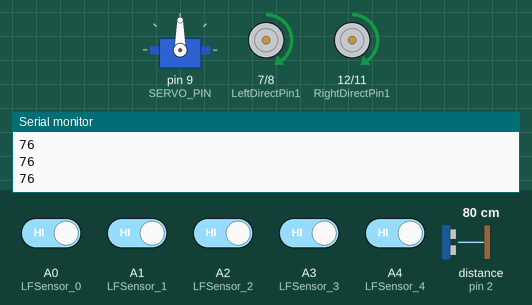
Recording of a sketch running on a simulated Arduino Uno, built with avr-gcc and run on an emulated ATmega328P. Shown: servo, motor-driver pin pairs drawn as motors (green arrow = first pin HIGH = forward, orange = second pin HIGH = backward, longer = more drive, scaled by the enable pin), the last lines printed to the serial monitor. Wiring (inferred from the names in the program): ultrasonic range finder: trigger pin 10; echo pin 2. Inputs (shaded band) come from the test bench; at power-on: A0 (LFSensor_0), A1 (LFSensor_1), A2 (LFSensor_2), A3 (LFSensor_3), A4 (LFSensor_4) HIGH, distance to the obstacle (sensor on pin 2) 80 cm. The echo pulse lasts 58.3 µs per cm.

Above: at 1.3 s.
1.4 s: distance to the obstacle (sensor on pin 2) set to 24 cm
2.9 s: distance to the obstacle (sensor on pin 2) set to 18 cm
At 3.4 s:
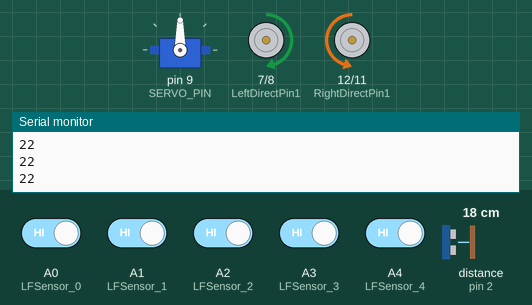
5.9 s: distance to the obstacle (sensor on pin 2) set to 35 cm
8.9 s: A0 (LFSensor_0) driven LOW
At 9.8 s:
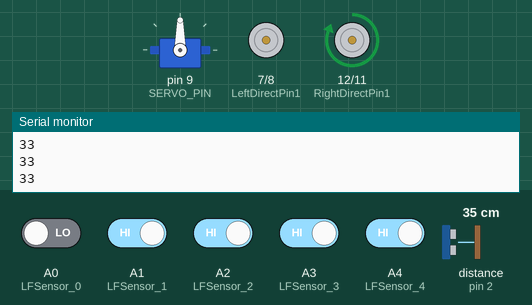
11.9 s: distance to the obstacle (sensor on pin 2) set to 2 cm
At 13.7 s:
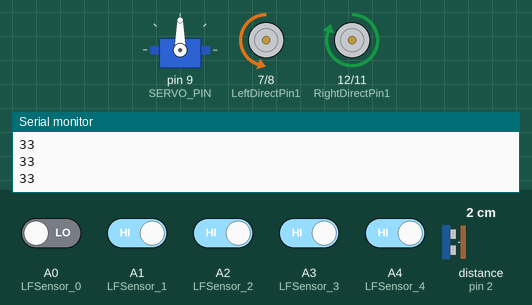
14.9 s: distance to the obstacle (sensor on pin 2) set to 60 cm
Timing chart, 0 to 18.2 s (numbered marks = the images above; inputs shaded):
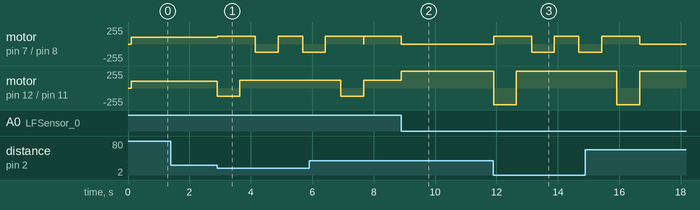

The sketch:

PID_LineFollowerRobot_ObstacleAvoidance.ino
```cpp
#include <Servo.h>
Servo head;

#define SERVO_PIN     9

//Define L298N Dual H-Bridge Motor Controller Pins
#define RightDirectPin1  12    //Right Motor direction pin 1
#define RightDirectPin2  11    //Right Motor direction pin 1
#define speedPinL 6    //Left PWM pin
#define LeftDirectPin1  7    //Left Motor direction pin 1
#define LeftDirectPin2  8   //Left Motor direction pin 1
#define speedPinR 3    // Right PWM pin

#define Echo_PIN 2
#define Trig_PIN 10

#define LFSensor_0 A0
#define LFSensor_1 A1
#define LFSensor_2 A2
#define LFSensor_3 A3
#define LFSensor_4 A4

int sensor[5]={0, 0, 0, 0, 0};

float Kp = 37, Ki = 0.1, Kd = 0.2;
float error = 0, e_dot = 0, e_old = 0, E = 0, u = 0;
int initial_motor_speed = 100;
int PWA_left, PWA_right;
int oldtime = 0;
#define SPEED 120
bool flag = 0;
int distance;

void go_AdvancePID(){
  digitalWrite(RightDirectPin1, HIGH);
  digitalWrite(RightDirectPin2,LOW);
  digitalWrite(LeftDirectPin1,HIGH);
  digitalWrite(LeftDirectPin2,LOW);
  analogWrite(speedPinL, PWA_left);
  analogWrite(speedPinR, PWA_right);
}
void go_Advance(void)  //Forward
{
  digitalWrite(RightDirectPin1, HIGH);
  digitalWrite(RightDirectPin2,LOW);
  digitalWrite(LeftDirectPin1,HIGH);
  digitalWrite(LeftDirectPin2,LOW);
  set_Motorspeed(SPEED,SPEED);
}
void go_Left()  //Turn left
{
  digitalWrite(RightDirectPin1, HIGH);
  digitalWrite(RightDirectPin2,LOW);
  digitalWrite(LeftDirectPin1,LOW);
  digitalWrite(LeftDirectPin2,HIGH);
  set_Motorspeed(SPEED,SPEED);
}
void go_Right()  //Turn right
{
  digitalWrite(RightDirectPin1, LOW);
  digitalWrite(RightDirectPin2,HIGH);
  digitalWrite(LeftDirectPin1,HIGH);
  digitalWrite(LeftDirectPin2,LOW);
  set_Motorspeed(SPEED,SPEED);
}
void go_Back()  //Reverse
{
  digitalWrite(RightDirectPin1, LOW);
  digitalWrite(RightDirectPin2,HIGH);
  digitalWrite(LeftDirectPin1,LOW);
  digitalWrite(LeftDirectPin2,HIGH);
  set_Motorspeed(SPEED,SPEED);
}
void stop_Stop()
{
  digitalWrite(RightDirectPin1, LOW);
  digitalWrite(RightDirectPin2,LOW);
  digitalWrite(LeftDirectPin1,LOW);
  digitalWrite(LeftDirectPin2,LOW);
  set_Motorspeed(SPEED,SPEED);
}
void set_Motorspeed(int SPEED_L, int SPEED_R){
  analogWrite(speedPinL,SPEED);
  analogWrite(speedPinR,SPEED);
}

void setup()
{
  head.attach(SERVO_PIN);
  head.write(90);
  delay(100);

  pinMode(RightDirectPin1, OUTPUT);
  pinMode(RightDirectPin2, OUTPUT);
  pinMode(speedPinL, OUTPUT);
  pinMode(LeftDirectPin1, OUTPUT);
  pinMode(LeftDirectPin2, OUTPUT);
  pinMode(speedPinR, OUTPUT);
  stop_Stop();

  pinMode(Trig_PIN, OUTPUT);
  pinMode(Echo_PIN,INPUT);

  pinMode(LFSensor_0,INPUT);
  pinMode(LFSensor_1,INPUT);
  pinMode(LFSensor_2,INPUT);
  pinMode(LFSensor_3,INPUT);
  pinMode(LFSensor_4,INPUT);

  Serial.begin(9600);
}

void loop(){
  distance = watch();
  if(distance > 25){
    read_sensor_values();
    calculate_PID();
    auto_tracking();
    go_AdvancePID();
  }
  distance = watch();
  if(distance < 20){
    auto_avoidance();
  }
  Serial.println(distance);
}

/*detection of ultrasonic distance*/
int watch(){
  digitalWrite(Trig_PIN,LOW);
  delayMicroseconds(2);
  digitalWrite(Trig_PIN,HIGH);
  delayMicroseconds(10);
  digitalWrite(Trig_PIN,LOW);
  long echo_distance1=pulseIn(Echo_PIN,HIGH);
  echo_distance1=echo_distance1*0.01657; //how far away is the object in cm
  digitalWrite(Trig_PIN,LOW);
  delayMicroseconds(2);
  digitalWrite(Trig_PIN,HIGH);
  delayMicroseconds(10);
  digitalWrite(Trig_PIN,LOW);
  long echo_distance2=pulseIn(Echo_PIN,HIGH);
  echo_distance2=echo_distance2*0.01657; //how far away is the object in cm

  long echo_distance = (echo_distance1+echo_distance2)/2;
  return round(echo_distance);
}

void auto_avoidance(){
  go_Right();
  set_Motorspeed(160,160);
  delay(740);
  go_Advance();
  set_Motorspeed(200,200);
  delay(500);
  go_Left();
  set_Motorspeed(160,160);
  delay(740);
  go_Advance();
  set_Motorspeed(200,200);
  delay(800);
  go_Left();
  set_Motorspeed(160,160);
  delay(740);
  go_Advance();
  set_Motorspeed(200,200);
  delay(500);
  go_Right();
  set_Motorspeed(160,160);
  delay(740);
}

void read_sensor_values(){
  sensor[0] = !digitalRead(LFSensor_0);
  sensor[1] = !digitalRead(LFSensor_1);
  sensor[2] = !digitalRead(LFSensor_2);
  sensor[3] = !digitalRead(LFSensor_3);
  sensor[4] = !digitalRead(LFSensor_4);

  if((sensor[0] == 0) && (sensor[1] == 0) && (sensor[2] == 0) && (sensor[3] == 0) && (sensor[4] == 1)){
    error = 4;
  }

  else if((sensor[0] == 0) && (sensor[1] == 0) && (sensor[2] == 0) && (sensor[3] == 1) && (sensor[4] == 1)){
    error = 3;
  }

  else if((sensor[0] == 0) && (sensor[1] == 0) && (sensor[2] == 0) && (sensor[3] == 1) && (sensor[4] == 0)){
    error = 2;
  }

  else if((sensor[0] == 0) && (sensor[1] == 0) && (sensor[2] == 1) && (sensor[3] == 1) && (sensor[4] == 0)){
    error = 1;
  }

  else if((sensor[0] == 0) && (sensor[1] == 0) && (sensor[2] == 1) && (sensor[3] == 0) && (sensor[4] == 0)){
    error = 0;
  }

  else if((sensor[0] == 0) && (sensor[1] == 1) && (sensor[2] == 1) && (sensor[3] == 0) && (sensor[4] == 0)){
    error = -1;
  }

  else if((sensor[0] == 0) && (sensor[1] == 1) && (sensor[2] == 0) && (sensor[3] == 0) && (sensor[4] == 0)){
    error = -2;
  }

  else if((sensor[0] == 1) && (sensor[1] == 1) && (sensor[2] == 0) && (sensor[3] == 0) && (sensor[4] == 0)){
    error = -3;
  }

  else if((sensor[0] == 1) && (sensor[1] == 0) && (sensor[2] == 0) && (sensor[3] == 0) && (sensor[4] == 0)){
    error = -4;
  }
}

void calculate_PID(){
  e_dot = error - e_old;
  E = E + error;
  u = Kp*error + Ki*E + Kd*e_dot;
  e_old = error;
}

void auto_tracking(){
  int left_motor_speed = initial_motor_speed + u;
  int right_motor_speed = initial_motor_speed - u;

  PWA_left = constrain(left_motor_speed, 0, 255);
  PWA_right = constrain(right_motor_speed, 0, 255);

  if((sensor[0] == 1) && (sensor[1] == 1) && (sensor[2] == 1) && (sensor[3] == 1) && (sensor[4] == 1)){
    PWA_left = 0;
    PWA_right = 0;
  }

  if(millis()-oldtime > 5000){
    oldtime = millis();
    if((sensor[0] == 0) && (sensor[1] == 0) && (sensor[2] == 0) && (sensor[3] == 0) && (sensor[4] == 0)){
    PWA_left = 0;
    PWA_right = 0;
    }
  }
}
```

Measured:
- the behaviour switches between 22 and 21 cm on distance to the obstacle (sensor on pin 2) (found by bisection; images 0 and 1)
- after the input at 8.9 s, motor on pin 7 (LeftDirectPin1) / pin 8 (LeftDirectPin2): forward 120/255 → stopped at once
- after the input at 11.9 s, motor on pin 7 (LeftDirectPin1) / pin 8 (LeftDirectPin2): stopped → forward 120/255 at once, → backward 120/255 1.2 s later, → forward 120/255 0.74 s later, → backward 120/255 0.80 s later; motor on pin 12 (RightDirectPin1) / pin 11 (RightDirectPin2): forward 255/255 → backward 254/255 at once, → forward 254/255 0.74 s later
